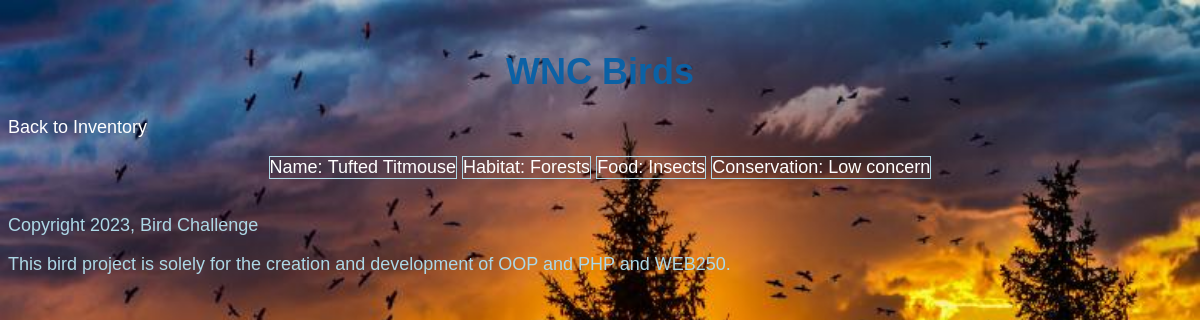
Screenshot of /detail.php?id=2 with the database file from the repository.
### tables this page shows
CREATE TABLE `birds` (
  `id` int(11) NOT NULL,
  `commonName` varchar(100) NOT NULL,
  `habitat` varchar(100) NOT NULL,
  `food` varchar(100) NOT NULL,
  `conservationId` tinyint(4) NOT NULL,
  `backyardTips` text NOT NULL
);

### private/classes/Bird.class.php (called while the page is built, shortened)
<?php
class Bird {
  static protected $database;
  static public function setDatabase($database) {
    self::$database = $database;
  }
  static public function findBySql($sql) {
    $result = self::$database->query($sql);
    $objectArray =[];
    while($record = $result->fetch_assoc()){
      $objectArray[] = self:: instantiate($record);
    }
    return $objectArray;
  }
  static public function findById($id){
    $sql = "SELECT * FROM birds ";
    $sql .= "WHERE id='" . self::$database->escape_string($id) . "'";
    $objArray = self::findBySql($sql);
    if(!empty($objArray)) {
      return array_shift($objArray);
    } else {
      return false;
    }
  }
  static protected function instantiate($record) {
    $object = new self;
    foreach($record as $property => $value) {
      if(property_exists($object, $property)){
        $object->$property = $value;
      }
    }
    return $object;
  }
  public $conservationId;
  public function __construct($args=[]) {
    $this->conservationId = $args['conservationId'] ?? '';
  }
  public function conservation() {
    if($this->conservationId > 0) {
      return self::CONSERVATION_OPTIONS[$this->conservationId];
    } else {
      return "Unknown";
    }
  }
}
?>

### private/functions.php (called while the page is built, shortened)
<?php
function h($string="") {
  return htmlspecialchars($string);
}
?>

### public/detail.php (the view, shortened to what this page needs)
<?php require_once('../private/initialize.php');
$id =$_GET['id'] ?? false;
$bird = Bird::findById($id);
include(SHARED_PATH . '/publicHeader.php');?>
<div id="main">
  <a href="birds.php">Back to Inventory</a>
  <div class="page">
    <dl>
      <dt>Name:</dt>
      <dd><?php echo h($bird->commonName);?></dd>
    </dl>
    <dl>
      <dt>Habitat:</dt>
      <dd><?php echo h($bird->habitat);?></dd>
    </dl>
    <dl>
      <dt>Food:</dt>
      <dd><?php echo h($bird->food);?></dd>
    </dl>
    <dl>
      <dt>Conservation:</dt>
      <dd><?php echo h($bird->conservation());?></dd>
    </dl>
  </div>
</div>
<?php include(SHARED_PATH . '/publicFooter.php');?>

### public/stylesheets/styles.css (style rules this page uses)
html { font: 18px Verdana, Arial, sans-serif; }
body { background-image: url(../images/mountain.jpg); background-size: cover; }
li a , a { color: #fff; text-decoration: none; }
dl { display: inline-block; color: #fff; border: 1px solid #add8e6; text-align: center; }
dt, dd { display: inline; }
dd { margin: 0; }
.page { text-align: center; }

### rows the page displays
birds: commonName "Tufted Titmouse", habitat "Forests", food "Insects", conservationId "Low concern"
